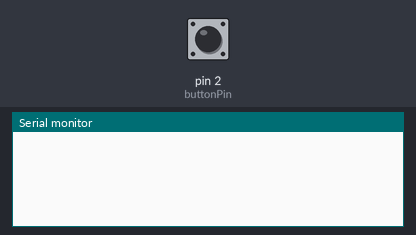
The sketch below on a simulated Arduino Uno, built with avr-gcc and run on an emulated ATmega328P. On the bench: the last lines printed to the serial monitor. The test bench sets the inputs (shaded band); at power-on: pin 2 (buttonPin) LOW.

Above: at 1.2 s.
1.3 s: pin 2 (buttonPin) pulled HIGH for 0.15 s
At 2.6 s:
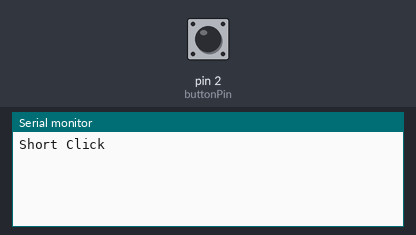
2.9 s: pin 2 (buttonPin) pulled HIGH for 1 s
At 4.8 s:
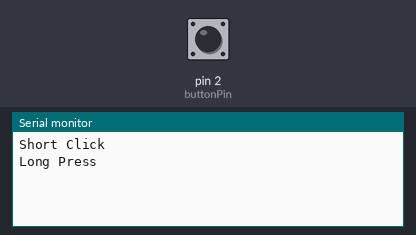

The sketch:

practice-3.ino
```cpp
const int buttonPin = 2;

int lastButtonState = LOW;
bool isPressing = false;
bool longPressTriggered = false;

unsigned long pressStartTime = 0;
unsigned long lastDebounceTime = 0;

const unsigned long debounceDelay = 30;
const unsigned long longPressDuration = 800;

void setup() {
  pinMode(buttonPin, INPUT);
  Serial.begin(9600);
}

void loop() {
  unsigned long currentMillis = millis();
  int reading = digitalRead(buttonPin);

  if (reading != lastButtonState && (currentMillis - lastDebounceTime) > debounceDelay) {
    lastDebounceTime = currentMillis;

    if (reading == HIGH) {
      isPressing = true;
      longPressTriggered = false;
      pressStartTime = currentMillis;
    } else {
      if (isPressing && !longPressTriggered) {
        Serial.println("Short Click");
      }
      isPressing = false;
    }
  }
  lastButtonState = reading;

  if (isPressing && !longPressTriggered && (currentMillis - pressStartTime >= longPressDuration)) {
    longPressTriggered = true;
    Serial.println("Long Press");
  }
}
```

Measured:
- after the input at 1.3 s, the serial monitor: prints a new line after 0.15 s (image 1)
- after the input at 2.9 s, the serial monitor: prints a new line after 0.80 s (image 2)
